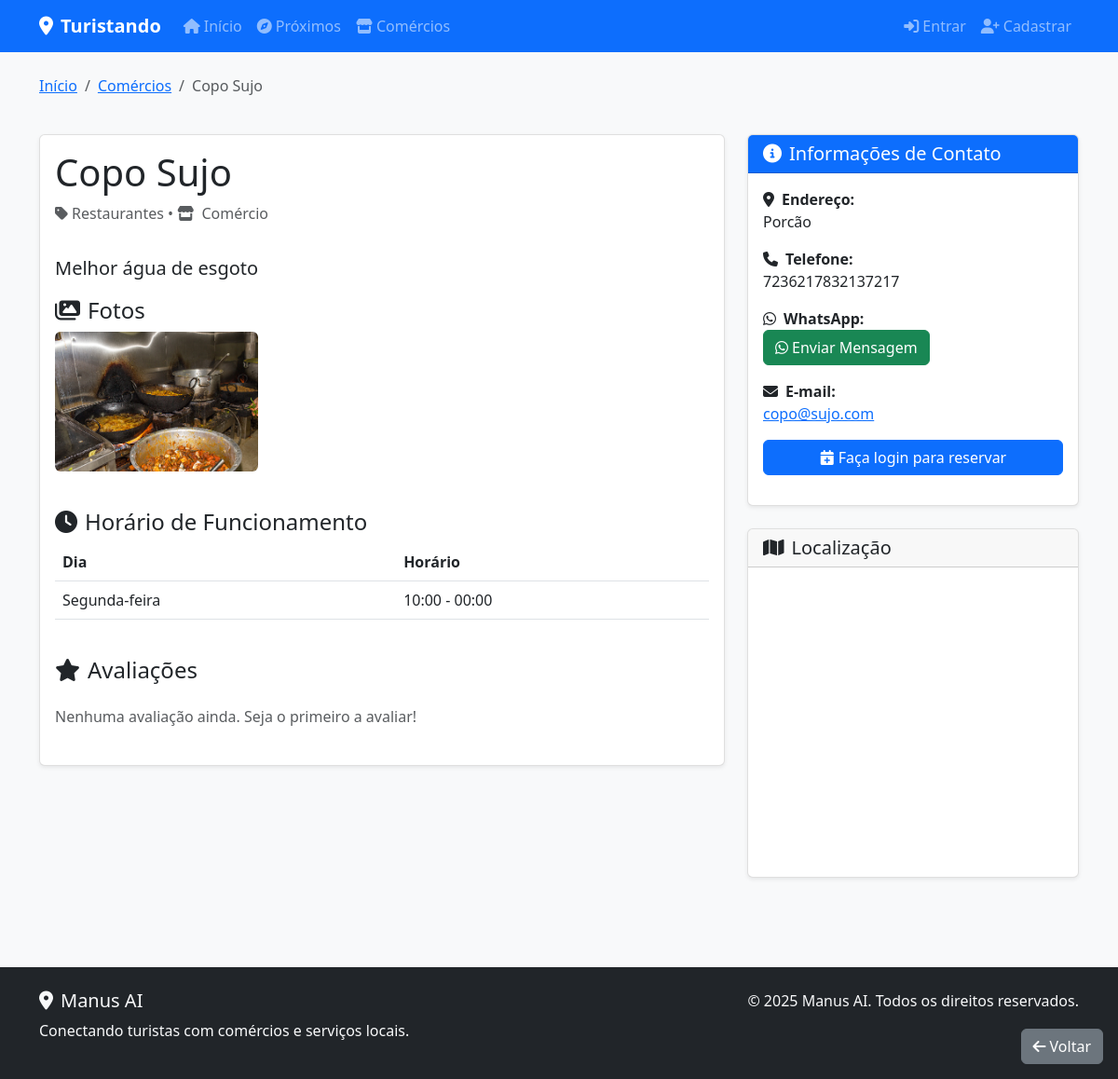
The page /businesses/business/4/ on the database its author committed.
### local_businesses/models.py (models this page shows, shortened)
class Business(models.Model):
    BUSINESS_TYPES = [
        ('commerce', 'Comércio'),
        ('service', 'Serviço'),
    ]
    user = models.ForeignKey(User, on_delete=models.CASCADE, related_name='businesses')
    name = models.CharField(max_length=200)
    description = models.TextField()
    business_type = models.CharField(max_length=20, choices=BUSINESS_TYPES)
    category = models.ForeignKey(BusinessCategory, on_delete=models.SET_NULL, null=True, blank=True)
    address = models.CharField(max_length=300)
    latitude = models.DecimalField(max_digits=9, decimal_places=6, null=True, blank=True)
    longitude = models.DecimalField(max_digits=9, decimal_places=6, null=True, blank=True)
    phone = models.CharField(max_length=20, blank=True)
    whatsapp = models.CharField(max_length=20, blank=True)
    email = models.EmailField(blank=True)
    website = models.URLField(blank=True)
    is_active = models.BooleanField(default=True)
    created_at = models.DateTimeField(auto_now_add=True)
    updated_at = models.DateTimeField(auto_now=True)

class BusinessCategory(models.Model):
    name = models.CharField(max_length=100)
    icon = models.CharField(max_length=50, blank=True)  # Classe do Font Awesome
    created_at = models.DateTimeField(auto_now_add=True)
    class Meta:
        verbose_name_plural = "Business Categories"

class BusinessPhoto(models.Model):
    business = models.ForeignKey(Business, on_delete=models.CASCADE, related_name='photos')
    image = models.ImageField(upload_to='business_photos/')
    is_primary = models.BooleanField(default=False)
    created_at = models.DateTimeField(auto_now_add=True)

class BusinessHours(models.Model):
    DAYS_OF_WEEK = [
        ('monday', 'Segunda-feira'),
        ('tuesday', 'Terça-feira'),
        ('wednesday', 'Quarta-feira'),
        ('thursday', 'Quinta-feira'),
        ('friday', 'Sexta-feira'),
        ('saturday', 'Sábado'),
        ('sunday', 'Domingo'),
    ]
    business = models.ForeignKey(Business, on_delete=models.CASCADE, related_name='hours')
    day_of_week = models.CharField(max_length=10, choices=DAYS_OF_WEEK)
    open_time = models.TimeField()
    close_time = models.TimeField()
    is_closed = models.BooleanField(default=False)

### local_businesses/views.py (the view)
# urls.py: path('business/<int:business_id>/', views.business_detail, name='business_detail'),
def business_detail(request, business_id):
    business = get_object_or_404(Business, id=business_id, is_active=True)
    photos = business.photos.all()
    hours = business.hours.all()
    reviews = business.reviews.all().order_by('-created_at')
    avg_rating = reviews.aggregate(Avg('rating'))['rating__avg']
    user_review = None
    if request.user.is_authenticated:
        user_review = reviews.filter(user=request.user).first()
    context = {
        'business': business,
        'photos': photos,
        'hours': hours,
        'reviews': reviews,
        'avg_rating': avg_rating,
        'user_review': user_review,
    }
    return render(request, 'local_businesses/detail.html', context)

### local_businesses/context_processors.py (called while the page is built, shortened)
def google_maps_api_key(request):
    return {
        'GOOGLE_MAPS_API_KEY': getattr(settings, 'GOOGLE_MAPS_API_KEY', '')
    }

def notifications(request):
    return {'unread_notifications': 0}

### templates/local_businesses/detail.html (shortened to what this page needs)
{% extends 'base.html' %}
{% block content %}
<div class="container">
    <div class="row mb-4">
        <div class="col-12">
            <nav aria-label="breadcrumb">
                <ol class="breadcrumb">
                    <li class="breadcrumb-item"><a href="{% url 'home' %}">Início</a></li>
                    <li class="breadcrumb-item"><a href="{% url 'local_businesses:business_list' %}">Comércios</a></li>
                    <li class="breadcrumb-item active" aria-current="page">{{ business.name }}</li>
                </ol>
            </nav>
        </div>
    </div>
    <div class="row">
        <div class="col-lg-8">
            <div class="card shadow-sm mb-4">
                <div class="card-body">
                    <div class="d-flex justify-content-between align-items-start mb-3">
                        <div>
                            <h1 class="card-title">{{ business.name }}</h1>
                            <p class="text-muted">
                                <i class="fas fa-tag me-1"></i>{{ business.category.name }} •
                                <i class="fas fa-{% if business.business_type == 'commerce' %}store{% else %}toolbox{% endif %} me-1"></i>
                                {{ business.get_business_type_display }}
                            </p>
                        </div>
                    </div>
                    <p class="lead">{{ business.description }}</p>
                    {% if photos %}
                        <div class="row mb-4">
                            <div class="col-12">
                                <h4><i class="fas fa-images me-2"></i>Fotos</h4>
                                <div class="row">
                                    {% for photo in photos %}
                                        <div class="col-md-4 mb-3">
                                            <img src="{{ photo.image.url }}" class="img-fluid rounded" alt="{{ business.name }}" style="height: 150px; object-fit: cover;">
                                        </div>
                                    {% endfor %}
                                </div>
                            </div>
                        </div>
                    {% endif %}
                    {% if hours %}
                        <div class="mb-4">
                            <h4><i class="fas fa-clock me-2"></i>Horário de Funcionamento</h4>
                            <div class="table-responsive">
                                <table class="table">
                                    <thead>
                                        <tr>
                                            <th>Dia</th>
                                            <th>Horário</th>
                                        </tr>
                                    </thead>
                                    <tbody>
                                        {% for hour in hours %}
                                            <tr>
                                                <td>{{ hour.get_day_of_week_display }}</td>
                                                <td>
                                                    {% if hour.is_closed %}
                                                        <span class="text-muted">Fechado</span>
                                                    {% else %}
                                                        {{ hour.open_time|time:"H:i" }} - {{ hour.close_time|time:"H:i" }}
                                                    {% endif %}
                                                </td>
                                            </tr>
                                        {% endfor %}
                                    </tbody>
                                </table>
                            </div>
                        </div>
                    {% endif %}
                    <div class="mb-4" id="reviews">
                        <div class="d-flex justify-content-between align-items-center mb-3">
                            <h4><i class="fas fa-star me-2"></i>Avaliações</h4>
                        </div>
                        {% if reviews %}
                            {% for review in reviews %}
                                <div class="card mb-3">
                                    <div class="card-body">
                                        <div class="d-flex justify-content-between">
                                            <h6 class="card-title">{{ review.user.get_full_name|default:review.user.username }}</h6>
                                            <div>
                                                {% for i in "12345" %}
                                                    {% if i|add:0 <= review.rating %}
                                                        <i class="fas fa-star text-warning"></i>
                                                    {% else %}
                                                        <i class="far fa-star text-warning"></i>
                                                    {% endif %}
                                                {% endfor %}
                                            </div>
                                        </div>
                                        {% if review.comment %}
                                            <p class="card-text">{{ review.comment }}</p>
                                        {% endif %}
                                        <small class="text-muted">{{ review.created_at|date:"d/m/Y H:i" }}</small>
                                    </div>
                                </div>
                            {% endfor %}
                        {% else %}
                            <p class="text-muted">Nenhuma avaliação ainda. Seja o primeiro a avaliar!</p>
                        {% endif %}
                    </div>
                </div>
            </div>
        </div>
        <div class="col-lg-4">
            <div class="card shadow-sm mb-4">
                <div class="card-header bg-primary text-white">
                    <h5 class="mb-0"><i class="fas fa-info-circle me-2"></i>Informações de Contato</h5>
                </div>
                <div class="card-body">
                    <ul class="list-unstyled">
                        <li class="mb-3">
                            <strong><i class="fas fa-map-marker-alt me-2"></i>Endereço:</strong><br>
                            {{ business.address }}
                        </li>
                        {% if business.phone %}
                            <li class="mb-3">
                                <strong><i class="fas fa-phone me-2"></i>Telefone:</strong><br>
                                {{ business.phone }}
                            </li>
                        {% endif %}
                        {% if business.businessplan.can_show_whatsapp and business.whatsapp %}
                            <li class="mb-3">
                                <strong><i class="fab fa-whatsapp me-2"></i>WhatsApp:</strong><br>
                                <a href="https://wa.me/{{ business.whatsapp }}" target="_blank" class="btn btn-success">
                                    <i class="fab fa-whatsapp me-1"></i>Enviar Mensagem
                                </a>
                            </li>
                        {% endif %}
                        {% if business.email %}
                            <li class="mb-3">
                                <strong><i class="fas fa-envelope me-2"></i>E-mail:</strong><br>
                                <a href="mailto:{{ business.email }}">{{ business.email }}</a>
                            </li>
                        {% endif %}
                    </ul>
                    {% if user.is_authenticated %}
                        <a href="{% url 'local_businesses:book_service' business.id %}" class="btn btn-primary w-100 mb-3">
                            <i class="fas fa-calendar-plus me-1"></i>Reservar Serviço
                        </a>
                    {% else %}
                        <a href="{% url 'accounts:login' %}?next={% url 'local_businesses:book_service' business.id %}" class="btn btn-primary w-100 mb-3">
                            <i class="fas fa-calendar-plus me-1"></i>Faça login para reservar
                        </a>
                    {% endif %}
                </div>
            </div>
            <div class="card shadow-sm mb-4">
                <div class="card-header">
                    <h5 class="mb-0"><i class="fas fa-map me-2"></i>Localização</h5>
                </div>
                <div class="card-body">
                    {% if business.latitude and business.longitude %}
                        <div id="map" style="height: 300px;"></div>
                    {% endif %}
                </div>
            </div>
        </div>
    </div>
</div>
{% endblock %}

### static/css/style.css (style rules this page uses)
body { background-color: #f8f9fa; }
.card { box-shadow: 0 0.125rem 0.25rem rgba(0, 0, 0, 0.075); border: 1px solid rgba(0, 0, 0, 0.125); }

### rows shown on the page
Business: name "Copo Sujo", category.name "Restaurantes", business_type "Comércio", description "Melhor água de esgoto", address "Porcão", phone "7236217832137217", email "copo@sujo.com"
BusinessPhoto: image (picture)
BusinessHours: day_of_week "Segunda-feira", open_time "10:00", close_time "00:00"
